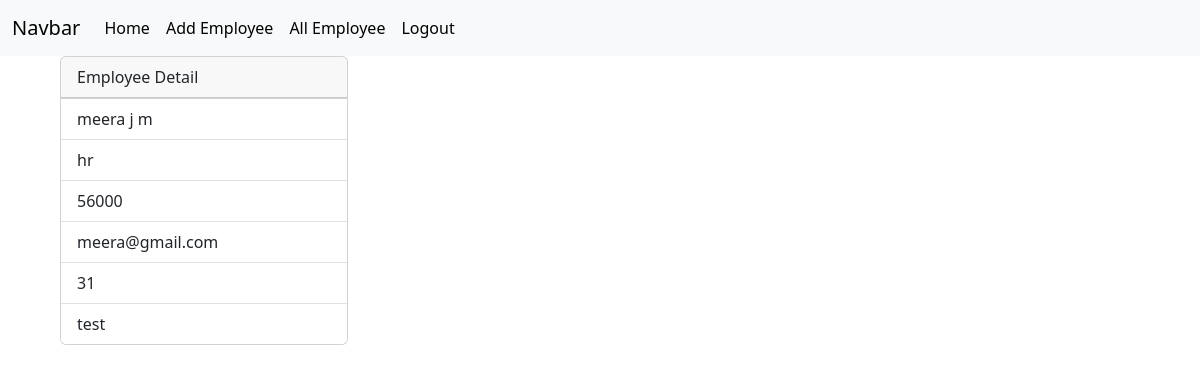
Screenshot of /employees/4 (signed in) with the database file from the repository.
### crm/models.py (models this page shows, shortened)
class Employees(models.Model):
    name=models.CharField(max_length=200)
    department=models.CharField(max_length=200)
    salary=models.PositiveIntegerField()
    email=models.EmailField(unique=True)
    contact=models.CharField(max_length=10)
    age=models.PositiveIntegerField()
    profile_pic=models.ImageField(upload_to="images",null=True,blank=True)
    dob=models.DateField(null=True,blank=True)

### crm/views.py (the view)
# urls.py: path('employees/<int:pk>',views.EmployedetailView.as_view(),name="emp-detail"),
@method_decorator(signin_required,name="dispatch")
class EmployedetailView(View):
     def get(self,request,*args,**kwargs):
          id=kwargs.get("pk")
          qs=Employees.objects.get(id=id)
          return render(request,"emp_detail.html",{"data":qs})

### crm/views.py (called while the page is built)
def  signin_required(fn):
     def wrapper(request,*args,**kwargs):
          if not request.user.is_authenticated:
               messages.error(request,"invalid session")
               return redirect("signin")
          else:
                 return fn(request,*args,**kwargs)
     return wrapper

### crm/templates/emp_detail.html (shortened to what this page needs)
{%extends 'base.html'%}
{%block body_block%}
<div class="conatiner d-flex">
  <div>
      <div class="row">
          <div class="col-2"></div>
          <div class="col-8">
<div class="card" style="width: 18rem;">
  <div class="card-header">Employee Detail</div>
  <ul class="list-group list-group-flush">
    <li class="list-group-item">{{data.name}}</li>
    <li class="list-group-item">{{data.department}}</li>
    <li class="list-group-item">{{data.salary}}</li>
    <li class="list-group-item">{{data.email}}</li>
    <li class="list-group-item">{{data.age}}</li>
    <li class="list-group-item">{{data.contact}}</li>
  </ul>
</div>
</div>
<div class="col-2"></div>
</div>
</div>
</div>
{%endblock%}

### rows the page displays
Employees: name "meera j m", department "hr", salary "56000", email "meera@gmail.com", age "31", contact "test"
